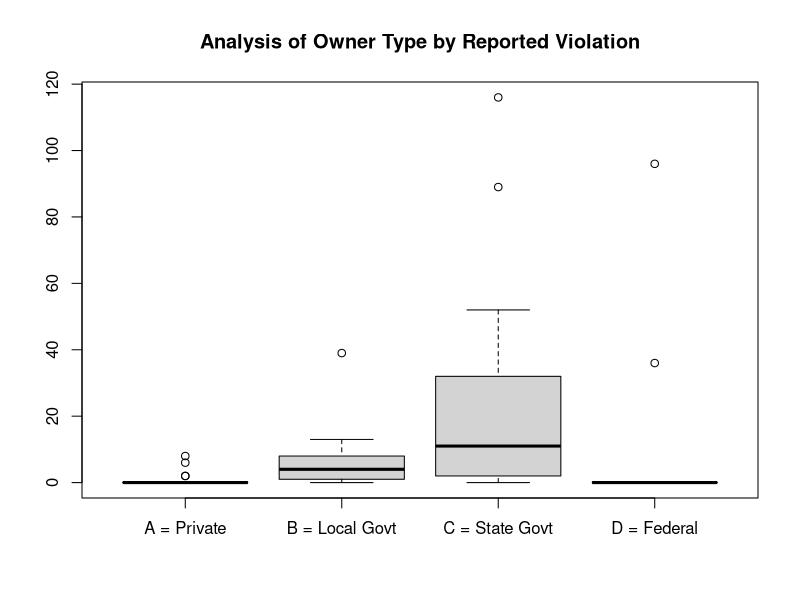
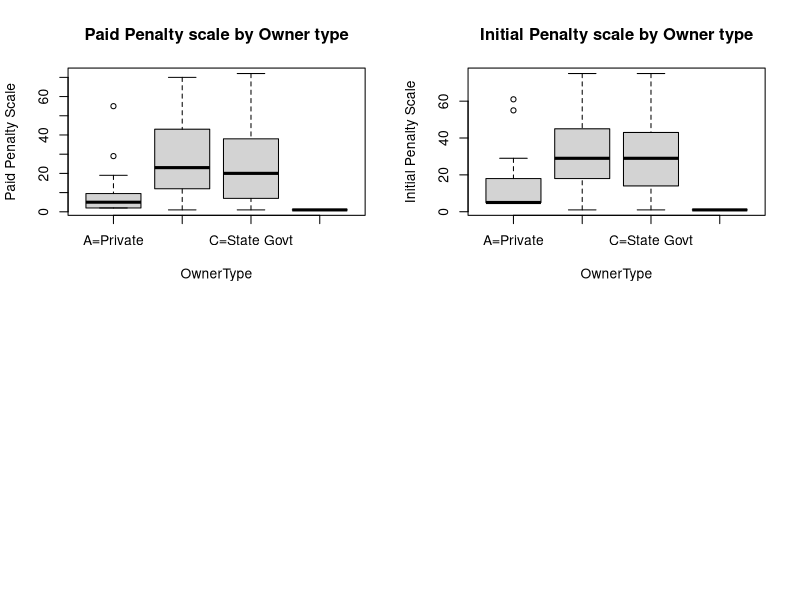

These charts were generated, in order, by the following R code:
## ---- chunk 1
rm(list=ls())
library(ggplot2)
library(dplyr)
library(tidyr)
## ---- chunk 2
osha_lo <- read.csv("dataset_long.csv", header = T) %>%
  filter(!is.na(reporting_id) & !is.na(owner_type) & !is.na(viol_type))

#check whether NA are removed or not
paste("Table that confirm if NA values are successfuly removed from the variables.")
## ---- chunk 3
paste("Variable #1: Reporting ID's")
table(osha_lo$reporting_id)
## ---- chunk 4
paste("Variable #2: Owner Type")
table(osha_lo$owner_type)
## ---- chunk 5
paste("Variable #3: Violation Type")
table(osha_lo$viol_type)
## ---- chunk 6
tablef = data.frame(cbind(table(osha_lo$reporting_id, osha_lo$owner_type)))
colnames(tablef) = c("A = Private", "B = Local Govt", "C = State Govt", "D = Federal")
tablef
## ---- chunk 7
colSums(tablef)
## ---- chunk 8
boxplot(tablef, main = "Analysis of Owner Type by Reported Violation")
## ---- chunk 9

OwnerType <- ifelse(osha_lo$owner_type == "A", "A=Private",
             ifelse(osha_lo$owner_type == "B", "B=Local Govt",
             ifelse(osha_lo$owner_type == "C", "C=State Govt", "D=Federal")))
#sort(unique(OwnerType))
#table(OwnerType, osha_lo$owner_type)

CurrentPenalty <- as.factor(osha_lo$current_penalty)
InitialPenalty <- as.factor(osha_lo$initial_penalty)

par(mfrow=c(2,2))
boxplot(as.numeric(CurrentPenalty) ~ OwnerType, main = "Paid Penalty scale by Owner type", ylab = "Paid Penalty Scale")
boxplot(as.numeric(InitialPenalty) ~ OwnerType, main = "Initial Penalty scale by Owner type", ylab = "Initial Penalty Scale")
## ---- chunk 10
ownerC = 
  osha_lo %>%
  group_by(owner_type) %>%
  filter(owner_type == "C") %>%
  arrange(viol_type) 

# unique(osha_lo$viol_type)

newdata1 =
  cbind(table(ownerC$reporting_id, ownerC$viol_type))
colnames(newdata1) = c("O = Other", "R = Repeat", "S = Serious")
newdata1
## ---- chunk 11
colSums(newdata1)
## ---- chunk 12
osha_lo %>%
  group_by(owner_type) %>%
  filter(owner_type == "C", viol_type == "R") %>%
  arrange(activity_nr) %>%
  select(activity_nr, viol_type)
## ---- chunk 13
ownerB = 
  osha_lo %>%
  group_by(owner_type) %>%
  filter(owner_type == "B") %>%
  arrange(viol_type) 

newdata2 =
  cbind(table(ownerB$reporting_id, ownerB$viol_type))
colnames(newdata2) = c("O = Other", "R = Repeat", "S = Serious")
newdata2
## ---- chunk 14
colSums(newdata2)
## ---- chunk 15
osha_lo %>%
  group_by(owner_type) %>%
  filter(owner_type == "B", viol_type == "R") %>%
  arrange(activity_nr) %>%
  select(activity_nr, viol_type)
## ---- chunk 16
osha_lo %>%
  group_by(owner_type) %>%
  filter(owner_type == "B", viol_type == "S") %>%
  arrange(activity_nr) %>%
  select(activity_nr, viol_type)
## ---- chunk 17
ownerD = 
  osha_lo %>%
  group_by(owner_type) %>%
  filter(owner_type == "D") %>%
  arrange(viol_type) 

newdata3 =
  cbind(table(ownerD$reporting_id, ownerD$viol_type))
colnames(newdata3) = c("O = Other", "R = Repeat", "S = Serious")
newdata3
## ---- chunk 18
colSums(newdata3)
## ---- chunk 19
osha_lo %>%
  group_by(owner_type) %>%
  filter(owner_type == "D", viol_type == "R") %>%
  arrange(activity_nr) %>%
  select(activity_nr, viol_type)
## ---- chunk 20
ownerA = 
  osha_lo %>%
  group_by(owner_type) %>%
  filter(owner_type == "A") %>%
  arrange(viol_type) 

newdata4 =
  cbind(table(ownerA$reporting_id, ownerA$viol_type))
colnames(newdata4) = c("O = Other", "S = Serious")
newdata4
## ---- chunk 21
colSums(newdata4)
## ---- chunk 22
osha_lo %>%
  group_by(owner_type) %>%
  filter(owner_type == "A", viol_type == "S") %>%
  arrange(activity_nr) %>%
  select(activity_nr, viol_type)
